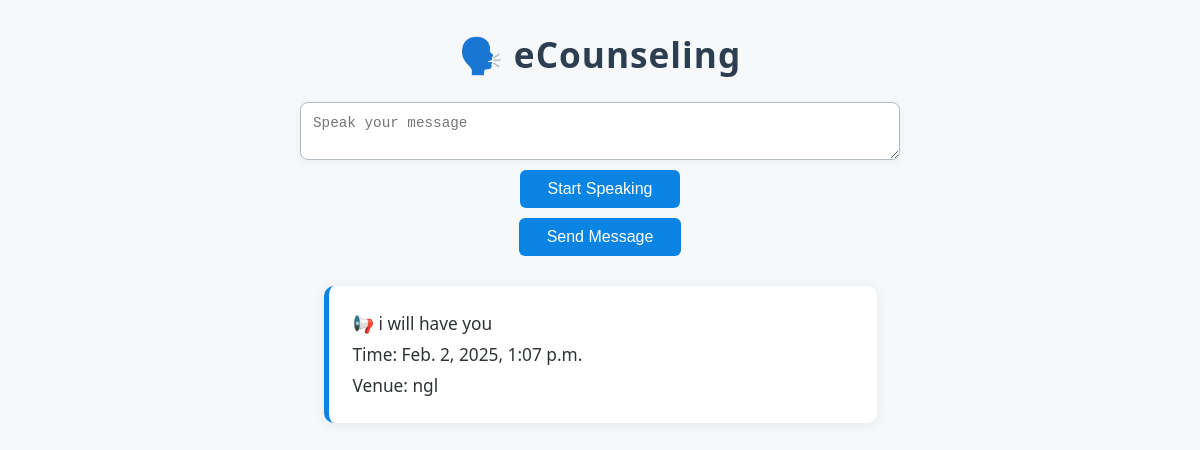
The page /ecounseling/ (signed in) on the database its author committed.
### portal/models.py (models this page shows, shortened)
class CounselingSession(models.Model):
    student = models.ForeignKey(User, on_delete=models.CASCADE)
    admin_message = models.TextField()
    session_time = models.DateTimeField()
    venue = models.CharField(max_length=200)
    created_at = models.DateTimeField(auto_now_add=True)

### portal/views.py (the view)
# urls.py: path('ecounseling/', views.ecounseling, name='ecounseling'),  # <-- Add this line
@login_required
def ecounseling(request):
    student = request.user
    sessions = CounselingSession.objects.filter(student=student).order_by('-created_at')
    if request.method == "POST":
        message_text = request.POST.get("message")
        if message_text:
            ECounselingMessage.objects.create(student=student, message=message_text)
            return redirect('ecounseling')
    return render(request, "ecounseling.html", {"sessions": sessions})

### portal/templates/ecounseling.html (shortened to what this page needs)
<h1>🗣️ eCounseling</h1>
<textarea id="message" placeholder="Speak your message"></textarea>
<button onclick="startListening()">Start Speaking</button>
<form method="POST">
    <button type="submit">Send Message</button>
</form>
{% for session in sessions %}
    <div class="session-card">
        <p>📢 {{ session.admin_message }}</p>
        <p>Time: {{ session.session_time }}</p>
        <p>Venue: {{ session.venue }}</p>
    </div>
{% empty %}
    <p>No counseling sessions yet.</p>
{% endfor %}

### portal/templates/ecounseling.html (style rules this page uses)
h1 { text-align: center; color: #2c3e50; margin-top: 30px; font-size: 2.2em; letter-spacing: 1px; }
textarea#message { width: 90%; max-width: 600px; display: block; margin: 20px auto 10px auto; padding: 12px; border-radius: 8px; border: 1px solid #b2bec3; font-size: 1.1em; background: #fff; resize: vertical; box-shadow: 0 2px 8px rgba(44,62,80,0.05); }
button { display: block; margin: 10px auto; padding: 10px 28px; background: #0984e3; color: #fff; border: none; border-radius: 6px; font-size: 1em; cursor: pointer; transition: background 0.2s; }
form { text-align: center; margin-bottom: 30px; }
.session-card { background: #fff; border-radius: 10px; box-shadow: 0 2px 12px rgba(44,62,80,0.08); margin: 18px auto; padding: 18px 24px; max-width: 500px; border-left: 5px solid #0984e3; }
.session-card p { margin: 8px 0; font-size: 1.08em; color: #2d3436; }

### rows shown on the page
CounselingSession: admin_message "i will have you", session_time "Feb. 2, 2025, 1:07 p.m.", venue "ngl"
